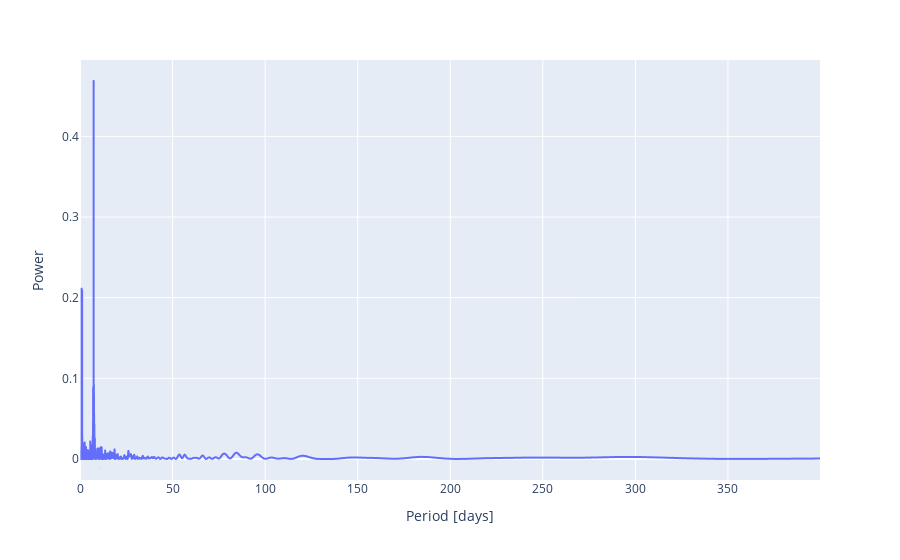

The code cell stored with this chart in its notebook:
### Markdown cell above
* *plot the periodogram*
* check using .power with a freq array instead of .autopower()

### Code cell
#generate and plot periodogram
#jd=Time(i_data.date,format='jd') #was using the astropy time units for the date
jd=i_data.date
ls=LombScargle(jd,i_data.filtered_mag)
frequency,power=ls.autopower()
fig2=px.line(x=1/frequency,y=power,labels={'x':'Period [days]','y':'Power'})
fig2.update_xaxes(range=[0, (max(jd)-min(jd))/4.]) #added max range for plot, change if a better range is more useful
iplot(fig2)
#best_period = 1/frequency[numpy.argmax(power[numpy.where(1./frequency < 1000.0)])]
best_period = 1/frequency[numpy.argmax(power)]
print('best period:',numpy.round(best_period,5),'days')

### Figure 1 — Plotly figure (JSON) as saved in the notebook; plotly's stock layout.template omitted (floating-point values rounded to 4 significant figures; data arrays with more than 128 entries replaced by an {"elided": "..."} marker saying what was removed)
{"data": [{"hovertemplate": "Period [days]=%{x}<br>Power=%{y}<extra></extra>", "legendgroup": "", "line": {"color": "#636efa", "dash": "solid"}, "mode": "lines", "name": "", "showlegend": false, "type": "scattergl", "x": {"elided": "10401 float values"}, "xaxis": "x", "y": {"elided": "10401 float values"}, "yaxis": "y"}], "layout": {"legend": {"tracegroupgap": 0}, "margin": {"t": 60}, "xaxis": {"anchor": "y", "domain": [0, 1], "range": [0, 399.7], "title": {"text": "Period [days]"}}, "yaxis": {"anchor": "x", "domain": [0, 1], "title": {"text": "Power"}}}}
